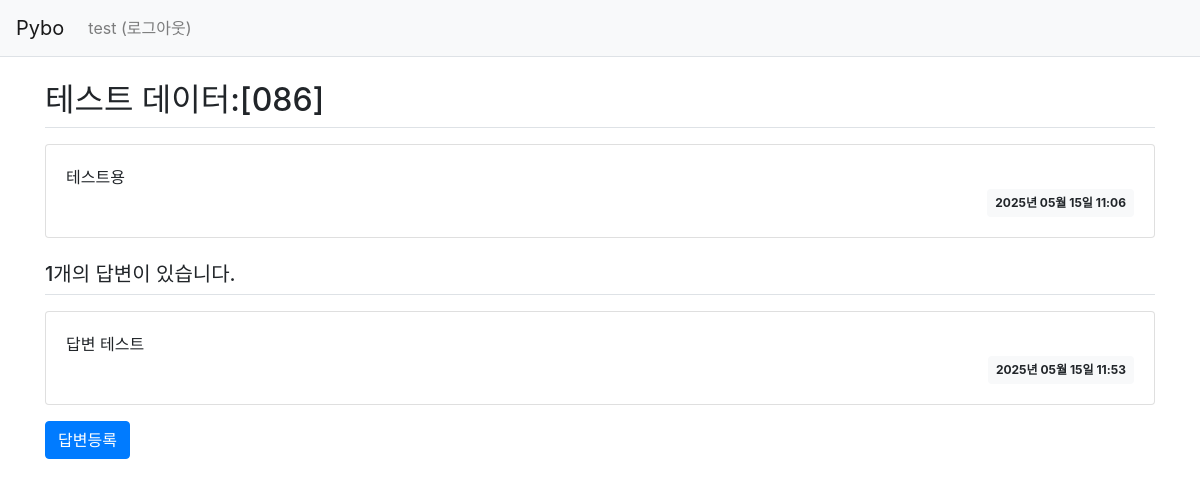
/question/datail/120/ (signed in), run on the app's committed database.
### pybo/models.py (models this page shows)
class User(db.Model):
    id =db.Column(db.Integer,primary_key=True)
    username=db.Column(db.String(150),unique=True,nullable=False)
    password=db.Column(db.String(200),nullable=False)
    email=db.Column(db.String(120),unique=True,nullable=False)

class Question(db.Model):
    id = db.Column(db.Integer, primary_key=True)
    subject = db.Column(db.String(200), nullable=False)
    content = db.Column(db.Text(), nullable=False)
    create_date = db.Column(db.DateTime(), nullable=False)

class Answer(db.Model):
    id = db.Column(db.Integer, primary_key=True)
    question_id = db.Column(db.Integer,db.ForeignKey('question.id',ondelete='CASCADE'))
    question=db.relationship('Question',backref=db.backref('answer_set',cascade='all, delete-orphan'))
    content = db.Column(db.Text(), nullable=False)
    create_date = db.Column(db.DateTime(), nullable=False)

### pybo/views/question_views.py (the view)
@bp.route('/datail/<int:question_id>/')
def detail(question_id):
    form = AnswerForm()
    question = Question.query.get_or_404(question_id)
    return render_template('question/question_detail.html',question=question,form=form)

### pybo/forms.py
class AnswerForm(FlaskForm):
    content = TextAreaField('내용',validators=[DataRequired("내용은 필수 입력 항목입니다.")])

### pybo/filter.py (called while the page is built)
def format_datetime(value,fmt='%Y년 %m월 %d일 %H:%M'):
    return value.strftime(fmt)

### pybo/views/auth_views.py (called while the page is built)
@bp.before_app_request
def load_logged_in_user():
    user_id = session.get('user_id')
    if user_id is None:
        g.user = None
    else:
        g.user = User.query.get(user_id)

### pybo/templates/question/question_detail.html (shortened to what this page needs)
{%extends 'base.html'%}
{%block content%}
<div class="container my-3">
    <h2 class="border-bottom py-2">{{question.subject}}</h2>
    <div class="card my-3">
        <div class="card-body">
            <div class="card-text" style="white-space:pre-line;">{{question.content}}</div>
            <div class="d-flex justify-content-end">
                <div class="badge badge-light p-2">
                    {{question.create_date|datetime}}
                </div>
            </div>
        </div>
    </div>
    <h5 class="border-bottom my-3 py-2">{{question.answer_set|length}}개의 답변이 있습니다.</h5>
    {%for answer in question.answer_set%}
    <div class="card my-3">
        <div class="card-body">
            <div class="card-text" style="white-space : pre-line;">{{answer.content}}</div>
            <div class="d-flex justify-content-end">
                <div class="badge badge-light p-2">
                    {{answer.create_date|datetime}}
                </div>
            </div>
        </div>
    </div>
    {%endfor%}
    <form action="{{url_for('answer.create',question_id=question.id)}}" method="post" class="my-3">
        <input type="submit" value="답변등록" class="btn btn-primary">
    </form>
</div>
{%endblock%}

### pybo/templates/navbar.html (shortened to what this page needs)
<nav class="navbar navbar-expand-lg navbar-light bg-light border-bottom">
    <a class="navbar-brand" href="{{url_for('main.index')}}">Pybo</a>
    <div class="collapse navbar-collapse flex-grow-0" id="navbarNav">
        {% if g.user %}
        <ul class="navbar-nav">
            <li class="nav-item">
                <a class="nav-link" href="{{url_for('auth.logout')}}">{{g.user.username}} (로그아웃)</a>
            </li>
        </ul>
        {%endif%}
    </div>
</nav>

### data on the page
User: user.username "test"
Question: subject "테스트 데이터:[086]", content "테스트용", create_date "2025년 05월 15일 11:06"
Answer: content "답변 테스트", create_date "2025년 05월 15일 11:53"

### other printed values
{{ question.answer_set|length }} "1"
